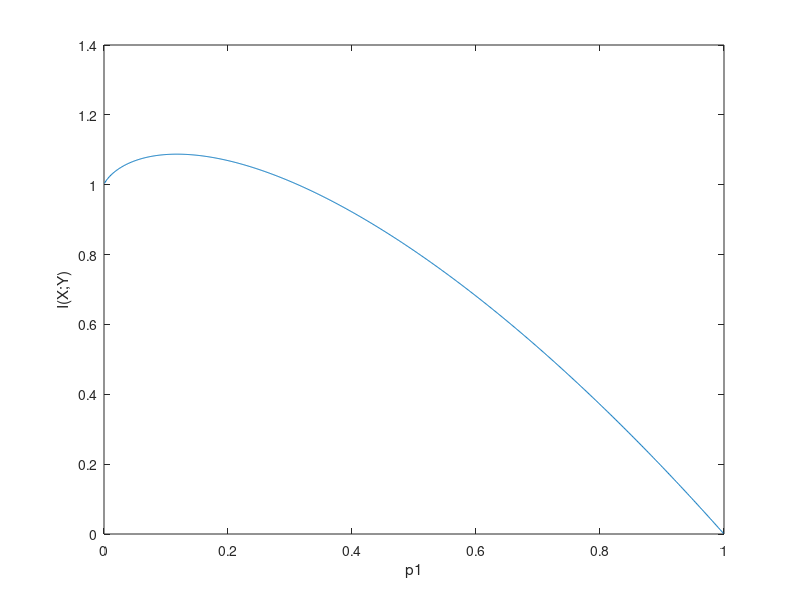

This chart was generated by the following MATLAB code:
p1 = [0.001 : 0.001 : 0.999];
I = -(1-p1/2).*log2((2-p1)/4) - (p1/2).*log2(p1/2) - (3/2)*p1;
plot(p1,I); xlabel('p1'); ylabel('I(X;Y)');
[mI, id] = max(I);
p1(id)
ans =  0.11800
mI
mI =  1.0875
